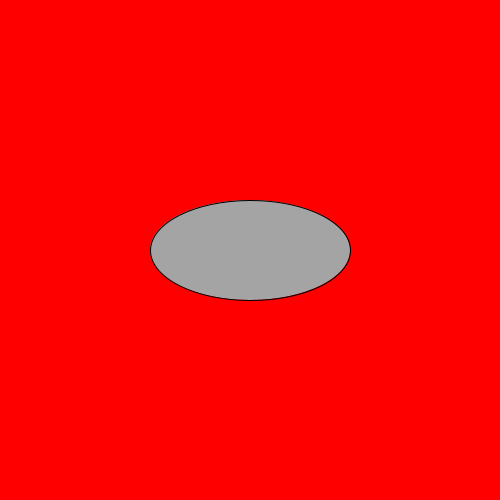
Frame 1 (no input)
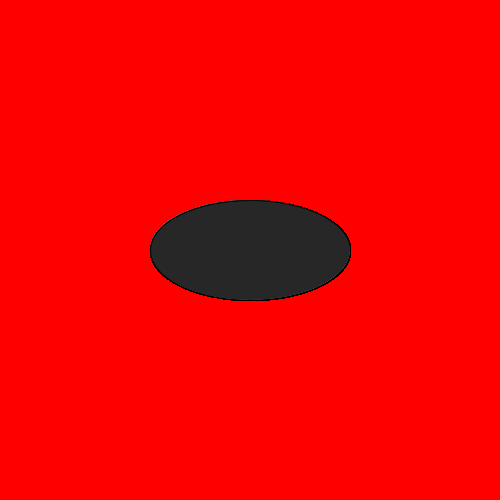
Frame 60 (the mouse pressed at the canvas centre just before this capture)
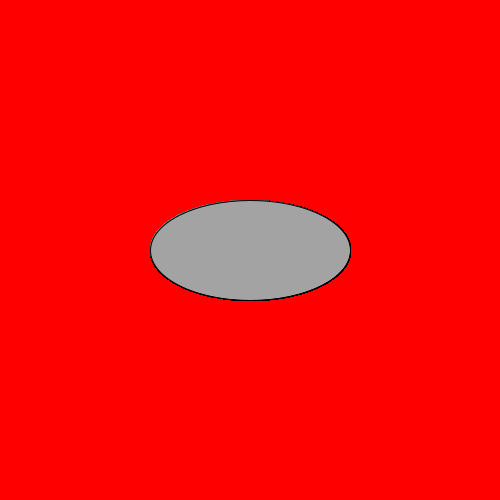
Frame 120 (the mouse held since frame 60 and released just before this capture)

The Processing sketch that drew these frames (run headless with seeded random() and noise(); from frame 60 on, the mouse is pressed at the canvas centre):

// Processing sketch: twinklingCircle
// ── twinklingCircle.pde
void setup(){
size(500,500);
background(255,0,0);
}

void draw(){

fill(random(255));
stroke(0);
//noStroke();
ellipse(250,250,200,100);
}
